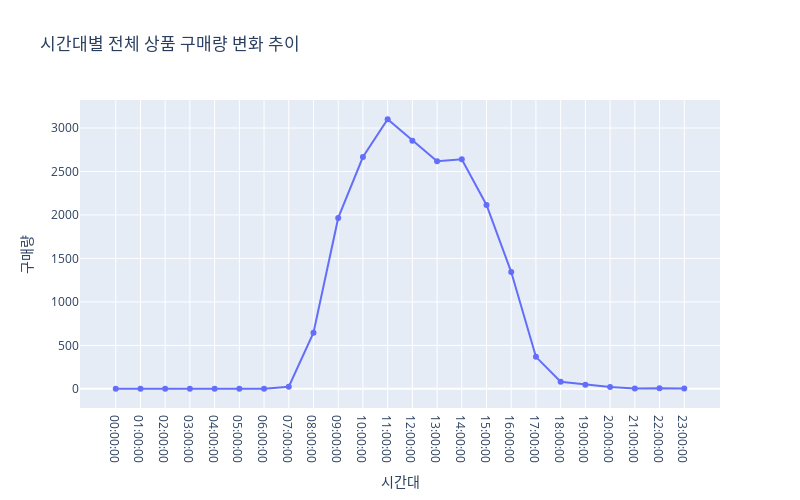

The cell this chart's notebook holds for it:
### Code cell
# 구매량 기준 시계열 데이터 시각화
sns.set_theme(style='whitegrid',rc={'figure.figsize':(8,6)})
fig = px.line(quantity_hour_df,x='time', y='Quantity', title='시간대별 전체 상품 구매량 변화 추이',
        hover_name='time', markers=True)

# x축과 y축 레이블 변경
fig.update_layout(
    xaxis_title="시간대",  
    yaxis_title="구매량",
    width=800,
    height=500
)

### Figure 1 — Plotly figure (JSON) as saved in the notebook; plotly's stock layout.template omitted (floating-point values rounded to 4 significant figures)
{"data": [{"hovertemplate": "<b>%{hovertext}</b><br><br>time=%{x}<br>Quantity=%{y}<extra></extra>", "hovertext": ["00:00:00", "01:00:00", "02:00:00", "03:00:00", "04:00:00", "05:00:00", "06:00:00", "07:00:00", "08:00:00", "09:00:00", "10:00:00", "11:00:00", "12:00:00", "13:00:00", "14:00:00", "15:00:00", "16:00:00", "17:00:00", "18:00:00", "19:00:00", "20:00:00", "21:00:00", "22:00:00", "23:00:00"], "legendgroup": "", "line": {"color": "#636efa", "dash": "solid"}, "marker": {"symbol": "circle"}, "mode": "lines+markers", "name": "", "orientation": "v", "showlegend": false, "type": "scatter", "x": ["00:00:00", "01:00:00", "02:00:00", "03:00:00", "04:00:00", "05:00:00", "06:00:00", "07:00:00", "08:00:00", "09:00:00", "10:00:00", "11:00:00", "12:00:00", "13:00:00", "14:00:00", "15:00:00", "16:00:00", "17:00:00", "18:00:00", "19:00:00", "20:00:00", "21:00:00", "22:00:00", "23:00:00"], "xaxis": "x", "y": [0, 1, 0, 0, 0, 0, 0, 24, 645, 1966, 2666, 3102, 2854, 2617, 2640, 2115, 1343, 368, 82, 48, 22, 3, 8, 3], "yaxis": "y"}], "layout": {"height": 500, "legend": {"tracegroupgap": 0}, "title": {"text": "시간대별 전체 상품 구매량 변화 추이"}, "width": 800, "xaxis": {"anchor": "y", "domain": [0, 1], "title": {"text": "시간대"}}, "yaxis": {"anchor": "x", "domain": [0, 1], "title": {"text": "구매량"}}}}
